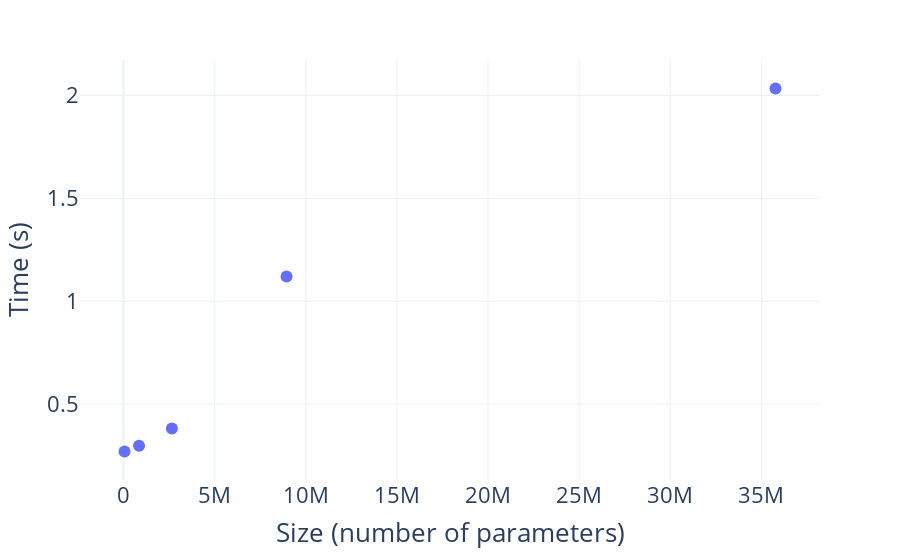

The code cell stored with this chart in its notebook:
### Code cell
fig = px.scatter(df_plot, x='Size (number of parameters)', y='Time (s)', template='plotly_white')
fig.update_layout(font={'size': 22})
fig.update_traces(marker={'size': 12})
fig.write_html('time_size.html')
fig.show()

### Figure 1 — Plotly figure (JSON) as saved in the notebook; plotly's stock layout.template omitted (floating-point values rounded to 4 significant figures)
{"data": [{"hovertemplate": "Size (number of parameters)=%{x}<br>Time (s)=%{y}<extra></extra>", "legendgroup": "", "marker": {"color": "#636efa", "symbol": "circle", "size": 12}, "mode": "markers", "name": "", "orientation": "v", "showlegend": false, "x": [54313, 851617, 2653857, 35769665, 8945313], "xaxis": "x", "y": [0.2696, 0.2977, 0.3808, 2.034, 1.12], "yaxis": "y", "type": "scatter"}], "layout": {"xaxis": {"anchor": "y", "domain": [0.0, 1.0], "title": {"text": "Size (number of parameters)"}}, "yaxis": {"anchor": "x", "domain": [0.0, 1.0], "title": {"text": "Time (s)"}}, "legend": {"tracegroupgap": 0}, "margin": {"t": 60}, "font": {"size": 22}}}
